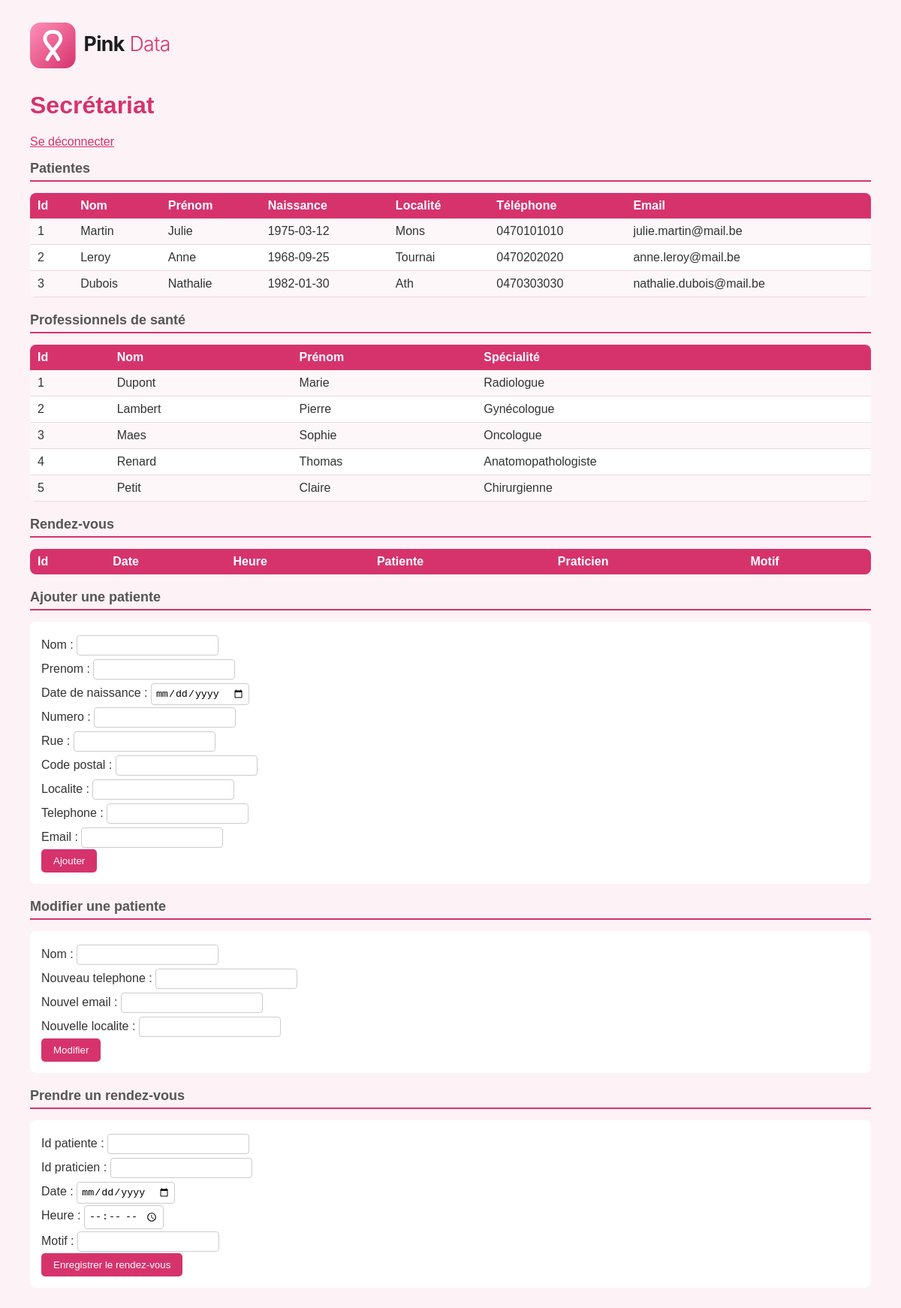
/secretariat/index.php, run on the app's committed database.
### tables this page shows
CREATE TABLE Patiente (
    Id_Patiente    INT AUTO_INCREMENT PRIMARY KEY,
    Nom            VARCHAR(50),
    Prenom         VARCHAR(50),
    Date_naissance DATE,
    Numero         VARCHAR(10),
    Rue            VARCHAR(100),
    Code_postal    VARCHAR(10),
    Localite       VARCHAR(60),
    Telephone      VARCHAR(20),
    Email          VARCHAR(100)
);

CREATE TABLE Professionnel (
    Id_Praticien INT AUTO_INCREMENT PRIMARY KEY,
    Nom          VARCHAR(50),
    Prenom       VARCHAR(50),
    Specialite   VARCHAR(60),
    Telephone    VARCHAR(20),
    Email        VARCHAR(100),
    Login        VARCHAR(50) UNIQUE,
    Mot_de_passe VARCHAR(255),
    Actif        TINYINT NOT NULL DEFAULT 1
);

### secretariat/index.php (the view, shortened to what this page needs)
<?php
require __DIR__ . '/../connexion.php';
?>
<html>
<head>
<link rel="stylesheet" href="../style.css">
</head>
<body>
<img src="../logo.svg" alt="Pink Data" width="200">
<h1>Secrétariat</h1>
<p><a href="../deconnexion.php">Se déconnecter</a></p>
<h2>Patientes</h2>
<table>
<tr><th>Id</th><th>Nom</th><th>Prénom</th><th>Naissance</th><th>Localité</th><th>Téléphone</th><th>Email</th></tr>
<?php
$sql = "SELECT * FROM Patiente";
$resultat=$base->query($sql);
while($ligne=$resultat->fetch(PDO::FETCH_ASSOC))
{
	$id=$ligne['Id_Patiente'];
	$Nom=$ligne['Nom'];
	$Prenom=$ligne['Prenom'];
	$Naissance=$ligne['Date_naissance'];
	$Localite=$ligne['Localite'];
	$Telephone=$ligne['Telephone'];
	$Email=$ligne['Email'];
	echo "<tr><td>$id</td><td>$Nom</td><td>$Prenom</td><td>$Naissance</td><td>$Localite</td><td>$Telephone</td><td>$Email</td></tr>";
}
?>
</table>
<h2>Professionnels de santé</h2>
<table>
<tr><th>Id</th><th>Nom</th><th>Prénom</th><th>Spécialité</th></tr>
<?php
$sql = "SELECT * FROM Professionnel WHERE Actif = 1";
$resultat=$base->query($sql);
while($ligne=$resultat->fetch(PDO::FETCH_ASSOC))
{
	$id=$ligne['Id_Praticien'];
	$Nom=$ligne['Nom'];
	$Prenom=$ligne['Prenom'];
	$Specialite=$ligne['Specialite'];
	echo "<tr><td>$id</td><td>$Nom</td><td>$Prenom</td><td>$Specialite</td></tr>";
}
?>
</table>
<h2>Rendez-vous</h2>
<table>
<tr><th>Id</th><th>Date</th><th>Heure</th><th>Patiente</th><th>Praticien</th><th>Motif</th></tr>
</table>
<h2>Ajouter une patiente</h2>
<form action="ajout_patiente.php" method="post">
    Nom : <input type="text" name="Nom"><br>
    Prenom : <input type="text" name="Prenom"><br>
    Date de naissance : <input type="date" name="Date_naissance"><br>
    Numero : <input type="text" name="Numero"><br>
    Rue : <input type="text" name="Rue"><br>
    Code postal : <input type="text" name="Code_postal"><br>
    Localite : <input type="text" name="Localite"><br>
    Telephone : <input type="text" name="Telephone"><br>
    Email : <input type="text" name="Email"><br>
    <input type="submit" value="Ajouter">
</form>
<h2>Modifier une patiente</h2>
<form action="update_patiente.php" method="post">
    Nom : <input type="text" name="Nom"><br>
    Nouveau telephone : <input type="text" name="Telephone"><br>
    Nouvel email : <input type="text" name="Email"><br>
    Nouvelle localite : <input type="text" name="Localite"><br>
    <input type="submit" value="Modifier">
</form>
<h2>Prendre un rendez-vous</h2>
<form action="ajout_consultation.php" method="post">
    Id patiente : <input type="number" name="Id_Patiente"><br>
    Id praticien : <input type="number" name="Id_Praticien"><br>
    Date : <input type="date" name="Date_consultation"><br>
    Heure : <input type="time" name="Heure_consultation"><br>
    Motif : <input type="text" name="Motif_clinique"><br>
    <input type="submit" value="Enregistrer le rendez-vous">
</form>
</body>
</html>

### style.css (style rules this page uses)
body { font-family: Arial, sans-serif; background: #fdf2f6; margin: 0; padding: 30px 40px; color: #333; }
h1 { color: #d6336c; }
h2 { color: #555; font-size: 18px; border-bottom: 2px solid #d6336c; padding-bottom: 5px; }
form { background: white; padding: 15px; border-radius: 8px; margin-bottom: 20px; line-height: 2; }
input[type=text], input[type=number], input[type=date], input[type=time], input[type=password] { padding: 5px; border: 1px solid #ccc; border-radius: 4px; }
input[type=submit] { background: #d6336c; color: white; border: none; padding: 8px 16px; border-radius: 5px; cursor: pointer; }
a { color: #d6336c; }
img { margin-bottom: 10px; }
table { border-collapse: collapse; width: 100%; background: white; border-radius: 8px; overflow: hidden; margin-bottom: 20px; }
th { background: #d6336c; color: white; text-align: left; padding: 8px 10px; }
td { padding: 8px 10px; border-bottom: 1px solid #f0d5df; }
tr:nth-child(even) td { background: #fdf7f9; }

### data on the page
patiente: Id_Patiente "1", Nom "Martin", Prenom "Julie", Date_naissance "1975-03-12", Localite "Mons", Telephone "0470101010", Email "julie.martin@mail.be"
patiente: Id_Patiente "2", Nom "Leroy", Prenom "Anne", Date_naissance "1968-09-25", Localite "Tournai", Telephone "0470202020", Email "anne.leroy@mail.be"
patiente: Id_Patiente "3", Nom "Dubois", Prenom "Nathalie", Date_naissance "1982-01-30", Localite "Ath", Telephone "0470303030", Email "nathalie.dubois@mail.be"
professionnel: Id_Praticien "1", Nom "Dupont", Prenom "Marie", Specialite "Radiologue"
professionnel: Id_Praticien "2", Nom "Lambert", Prenom "Pierre", Specialite "Gynécologue"
professionnel: Id_Praticien "3", Nom "Maes", Prenom "Sophie", Specialite "Oncologue"
professionnel: Id_Praticien "4", Nom "Renard", Prenom "Thomas", Specialite "Anatomopathologiste"
professionnel: Id_Praticien "5", Nom "Petit", Prenom "Claire", Specialite "Chirurgienne"
